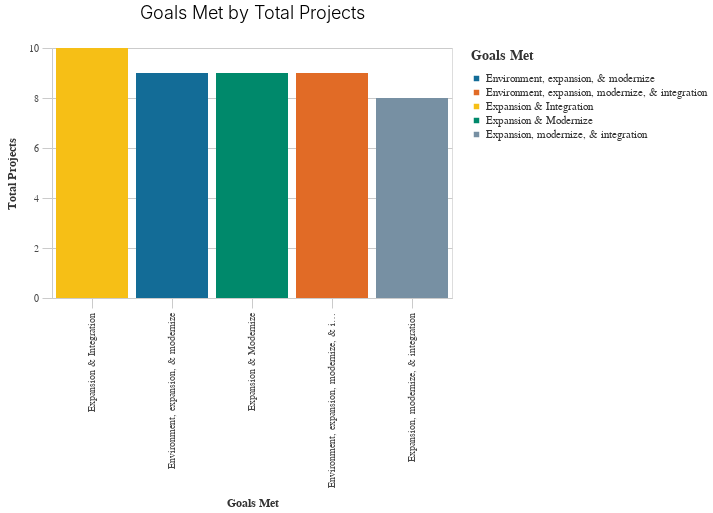

Notebook code for this chart:
### Code cell
Project_goals_total_projects = TIRCP_functions.basic_bar_chart(keyword_projects_total, 'Goals_Met','Total_Projects','Goals_Met') 
Project_goals_total_projects

### Figure 1 — Vega-Lite specification as saved in the notebook (floating-point values rounded to 4 significant figures)
{"config": {"view": {"continuousWidth": 400, "continuousHeight": 300}, "axis": {"domainColor": "#cbcbcb", "grid": true, "gridColor": "#cbcbcb", "gridWidth": 1, "labelColor": "#474747", "labelFont": "Nunito Sans", "labelFontSize": 10, "labelPadding": 4, "tickColor": "#cbcbcb", "tickSize": 10, "titleColor": "#333", "titleFont": "Raleway", "titleFontSize": 12, "titlePadding": 10}, "axisBand": {"grid": false}, "background": "white", "font": "Raleway", "header": {"labelFont": "Nunito Sans", "titleFont": "Raleway"}, "legend": {"labelColor": "#333", "labelFont": "Nunito Sans", "labelFontSize": 11, "labelLimit": 0, "padding": 1, "symbolSize": 30, "symbolType": "square", "titleColor": "#333", "titleFont": "Raleway", "titleFontSize": 14, "titlePadding": 10}, "title": {"anchor": "middle", "font": "Raleway", "fontSize": 18, "fontWeight": 300, "offset": 20}}, "data": {"name": "data-73424700cb1fbe8cb738ede9a7a4d898"}, "mark": "bar", "encoding": {"color": {"field": "Goals_Met", "legend": {"title": "Goals Met"}, "scale": {"range": ["#136C97", "#E16B26", "#F6BF16", "#00896B", "#7790A3", "#5B559C"]}, "type": "nominal"}, "x": {"field": "Goals_Met", "sort": "-y", "title": "Goals Met", "type": "nominal"}, "y": {"field": "Total_Projects", "title": "Total Projects", "type": "quantitative"}}, "height": 250, "title": "Goals Met by Total Projects", "width": 400, "$schema": "https://vega.github.io/schema/vega-lite/v4.17.0.json", "datasets": {"data-73424700cb1fbe8cb738ede9a7a4d898": [{"environment": 1, "expansion": 1, "safety": 0, "modernize": 1, "integration": 0, "project_categories": 3, "Total_Projects": 8, "TIRCP_Amount": 182400000.0, "TIRCP_Amount_Mean": 22800000.0, "Goals_Met": "Expansion, modernize, & integration"}, {"environment": 0, "expansion": 1, "safety": 0, "modernize": 0, "integration": 0, "project_categories": 1, "Total_Projects": 9, "TIRCP_Amount": 236200000.0, "TIRCP_Amount_Mean": 23620000.0, "Goals_Met": "Environment, expansion, & modernize"}, {"environment": 0, "expansion": 1, "safety": 0, "modernize": 1, "integration": 0, "project_categories": 2, "Total_Projects": 9, "TIRCP_Amount": 1028000000.0, "TIRCP_Amount_Mean": 102800000.0, "Goals_Met": "Expansion & Modernize"}, {"environment": 1, "expansion": 1, "safety": 0, "modernize": 1, "integration": 1, "project_categories": 4, "Total_Projects": 9, "TIRCP_Amount": 394800000.0, "TIRCP_Amount_Mean": 43870000.0, "Goals_Met": "Environment, expansion, modernize, & integration"}, {"environment": 0, "expansion": 1, "safety": 0, "modernize": 0, "integration": 1, "project_categories": 2, "Total_Projects": 10, "TIRCP_Amount": 1105000000.0, "TIRCP_Amount_Mean": 110500000.0, "Goals_Met": "Expansion & Integration"}]}}
